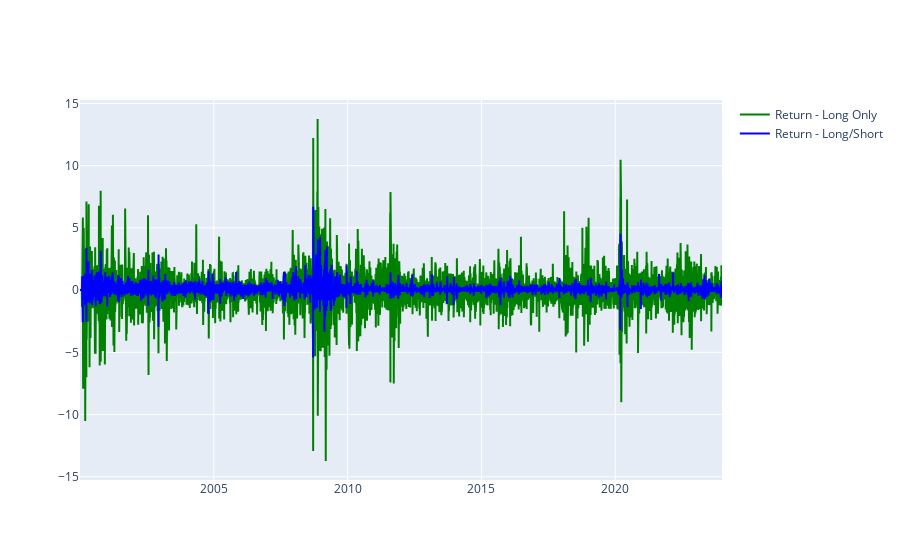

Source (notebook cell):
### Code cell
# create charts for return - long only and return - long/short
fig = go.Figure()

# Adding line chart for Return - Long Only
fig.add_trace(go.Scatter(x=df_BRK.index,
                         y=df_BRK['Return - Long Only%'],  # Assuming you want to plot 'Close' values
                         mode='lines',
                         line_color='green',  # Line color can be customized
                         name='Return - Long Only'))

# Adding line chart for Return - Long/Short
fig.add_trace(go.Scatter(x=df_BRK.index,
                         y=df_BRK['Return - Long/Short%'],  # Assuming you want to plot 'Close' values
                         mode='lines',
                         line_color='blue',  # Line color can be customized
                         name='Return - Long/Short'))

fig.update_layout(xaxis_rangeslider_visible=False)

fig.show()

### Figure 1 — Plotly figure (JSON) as saved in the notebook; plotly's stock layout.template omitted (floating-point values rounded to 4 significant figures; data arrays with more than 128 entries replaced by an {"elided": "..."} marker saying what was removed)
{"data": [{"line": {"color": "green"}, "mode": "lines", "name": "Return - Long Only", "type": "scatter", "x": {"elided": "6035 str values"}, "y": {"elided": "6035 float values"}}, {"line": {"color": "blue"}, "mode": "lines", "name": "Return - Long/Short", "type": "scatter", "x": {"elided": "6035 str values"}, "y": {"elided": "6035 float values"}}], "layout": {"xaxis": {"rangeslider": {"visible": false}}}}
